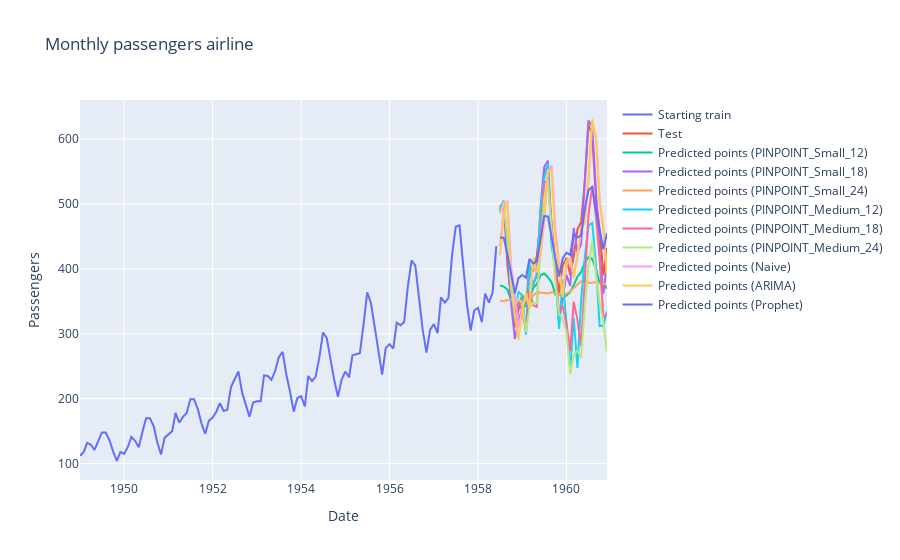
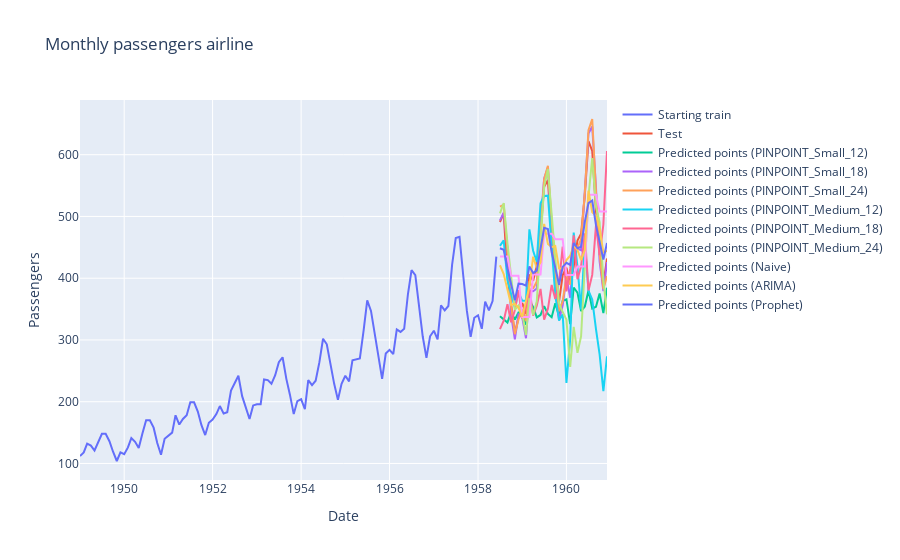
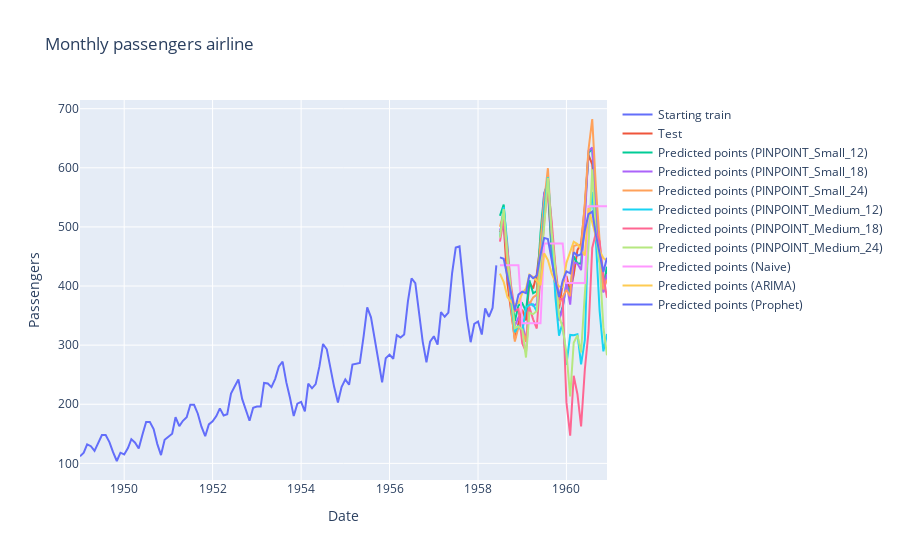

Here is the notebook cell these charts were saved with, in order:
### Code cell
for forecast_horizon in forecast_horizons:
    final_result = final_results[forecast_horizon]
    
    forecasts = {}
    maes = {}
    rmses = {}
    
    for model_class in models:
        if model_class in ['ARIMA', 'Prophet', 'Naive']:
            forecasts[f"{model_class}"] = final_result[f"forecast_{model_class}"]
            maes[f"{model_class}"] = final_result[f"mae_{model_class}"]
            rmses[f"{model_class}"] = final_result[f"rmse_{model_class}"]
        else:
            for seq_length in seq_lengths:

                forecasts[f"{model_class}_{seq_length}"] = final_result[f"forecast_{model_class}_{seq_length}"]
                maes[f"{model_class}_{seq_length}"] = final_result[f"mae_{model_class}_{seq_length}"]
                rmses[f"{model_class}_{seq_length}"] = final_result[f"rmse_{model_class}_{seq_length}"]
   
    print(f"Forecast horizon: {forecast_horizon}")
    
    [print(f"MAE of model {model_class}: {x}") for model_class, x in maes.items()]
    [print(f"RMSE of model {model_class}: {x}") for model_class, x in rmses.items()]
    
    print("Plot and a comparison...")

    fig = go.Figure()

    fig.add_trace(go.Scatter(x=train.append(validation).index, 
                             y=train.append(validation),
                             name='Starting train'))

    fig.add_trace(go.Scatter(x=test.index, 
                             y=test,
                             name='Test'))

    [fig.add_trace(go.Scatter(x=forecast.index, 
                              y=forecast,
                              name=f'Predicted points ({model_class})')) for model_class, forecast in forecasts.items()]

    fig.update_layout(title_text = plot_name)
    fig.update_xaxes(title_text = "Date")
    fig.update_yaxes(title_text = yaxis_name)
    fig.show()
